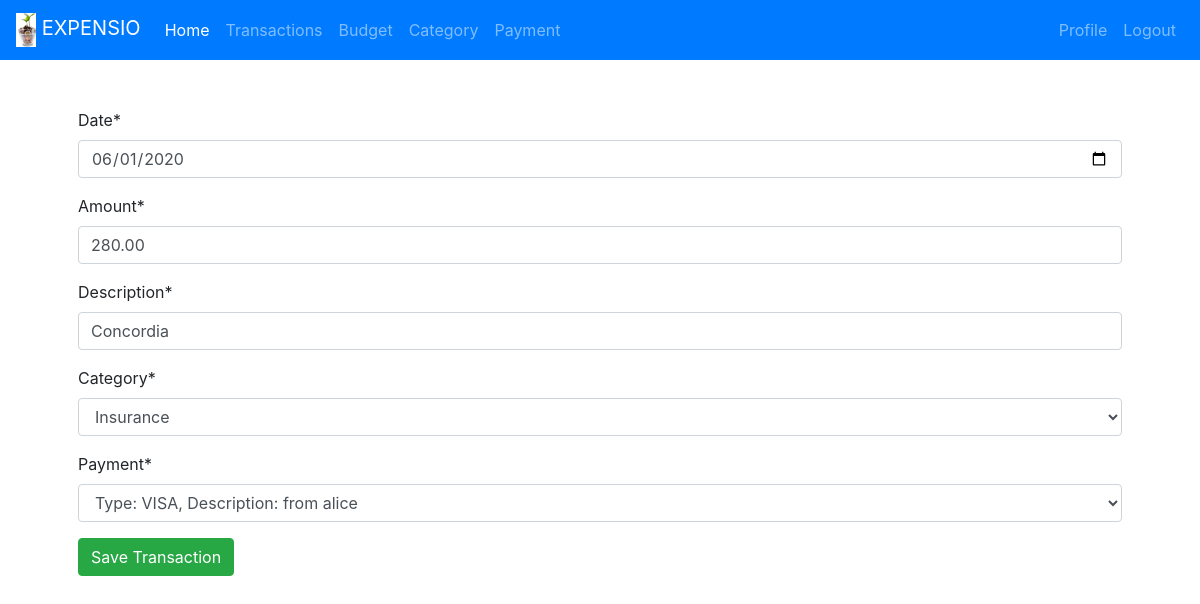
Screenshot of /transaction/1/edit (signed in) with the database file from the repository.
### transaction_expense/models.py (models this page shows)
class Transaction_Expense(models.Model):
    date = models.DateTimeField()
    amount = models.DecimalField(max_digits=19, decimal_places=2)
    description = models.CharField(max_length=200, default="")
    user = models.ForeignKey("auth.User", on_delete=models.CASCADE)
    category = models.ForeignKey(Category, on_delete=models.CASCADE, null=True)
    payment = models.ForeignKey(Payment, on_delete=models.CASCADE, null=True)

### payment/models.py (models this page shows)
class Payment(models.Model):
    VISA = "VISA"
    MASTERCARD = "MASTERCARD"
    CASH = "CASH"
    PAYMENT_TYPE = [
        (CASH, "Cash"),
        (VISA, "Visa"),
        (MASTERCARD, "Mastercard"),
    ]
    type = models.CharField(max_length=50, choices=PAYMENT_TYPE, default=CASH,)
    date = models.DateTimeField()
    description = models.CharField(max_length=100, default="")
    user = models.ForeignKey("auth.User", on_delete=models.CASCADE)
    def __str__(self):
        return f"Type: {self.type}, Description: {self.description}"

### transaction_expense/views.py (the view)
class TransactionExpenseEditView(UpdateView):
    form_class = TransactionExpenseForm
    model = Transaction_Expense
    success_url = "/transaction"
    template_name = "add_transaction.html"
    def get_form(self, *args, **kwargs):
        form = super(TransactionExpenseEditView, self).get_form(*args, **kwargs)
        form.fields["category"].queryset = Category.objects.filter(
            user=self.request.user
        )
        form.fields["payment"].queryset = Payment.objects.filter(user=self.request.user)
        return form
    def get_object(self, *args, **kwargs):
        expense_found = super(TransactionExpenseEditView, self).get_object(
            *args, **kwargs
        )
        if not expense_found.user == self.request.user:
            raise Http404
        return expense_found

### transaction_expense/views.py
class TransactionExpenseForm(forms.ModelForm):
    class Meta:
        model = Transaction_Expense
        fields = ("date", "amount", "description", "category", "payment")
        widgets = {"date": DateInput()}

### category/models.py (called while the page is built)
    def __str__(self):
        return str(self.name)

### transaction_expense/templates/add_transaction.html (shortened to what this page needs)
{% extends 'base.html' %}
{% load crispy_forms_tags %}
{% block content %}
    <form method="post">
        {{ form | crispy }}
        <button type="submit" class="btn btn-success">Save Transaction</button>
    </form>
{% endblock %}

### rows the page displays
Transaction_Expense: date "06/01/2020", amount "280.00", description "Concordia", category "Insurance", payment "Type: VISA, Description: from alice"
